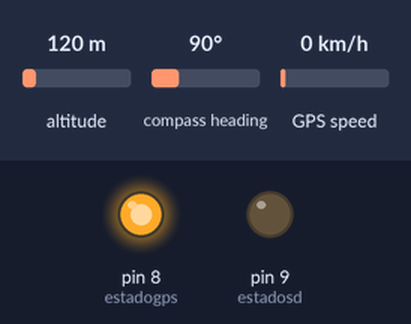
Bench run of a sketch on a simulated Arduino Uno, built with avr-gcc and run on an emulated ATmega328P. Shown: output pins drawn as LEDs (lit = HIGH). The test bench sets the inputs (shaded band); at power-on: altitude 120 m, compass heading 90°, GPS speed 0 km/h. Storage starts empty; the GPS gets a fix after 3 s at 37.7749, -122.4194 with 8 satellites; what the sketch prints to the serial monitor is not drawn.

Above: at 0.1 s.
At 4.1 s:
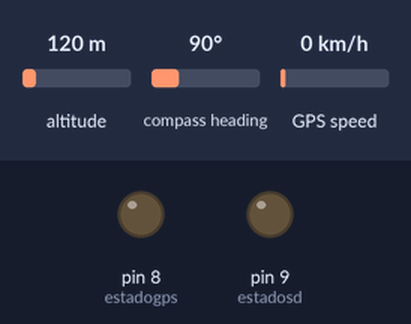
Timing chart, 0 to 5.6 s (numbered marks = the images above):
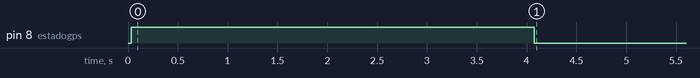

Measured:
- by itself, pin 8 (estadogps): LOW → HIGH at 0.03 s, → LOW 4.0 s later

The sketch:

GPS_CON_SD.ino
```cpp
/* Conexiones SD:
 ** MOSI - pin 11
 ** MISO - pin 12
 ** CLK - pin 13
 ** CS - pin 5
 */

 /*Conexiones GPS:
  * RX - Pin4
  * TX - Pin3
  */

#include <SPI.h>
#include <SD.h>
#include <TinyGPS++.h>
#include <SoftwareSerial.h>
static const int RXPin = 4, TXPin = 3;
static const uint32_t GPSBaud = 9600;
int estadogps =8;
int estadosd=9;

TinyGPSPlus gps;
File myFile;

// Conexion serial para GPS
SoftwareSerial ss(RXPin, TXPin);

void setup()
{
  pinMode(estadosd,OUTPUT);
  pinMode(estadogps,OUTPUT);

  if (!SD.begin(5)) { //ERROR INICIALIZANDO SD
    Serial.println("Inicializacion fallida!");
    digitalWrite(estadosd,HIGH);
  }

  Serial.begin(9600);
  ss.begin(GPSBaud);
}

void loop()
{
  // This sketch displays information every time a new sentence is correctly encoded.
  while (ss.available() > 0)
    if (gps.encode(ss.read())){
      escribirdatos();
      delay(3000);
    }

  if (millis() > 5000 && gps.charsProcessed() < 10)
  {
    digitalWrite(estadogps,HIGH);
    Serial.println(F("No GPS detected: check wiring."));
    while(true);
  }
}

void escribirdatos(){
  //Serial.println(F("Localizacion: "));
  if (gps.location.isValid()){
      myFile = SD.open("GPS2.txt", FILE_WRITE);
       if (myFile){
          myFile.print(gps.location.lat(), 6);
          myFile.print(F(","));
          myFile.print(gps.location.lng(), 6);
          myFile.print(F(","));
          digitalWrite(estadosd,LOW);
          digitalWrite(estadogps,LOW);
      }
      else{
          digitalWrite(estadosd,HIGH);
          Serial.println(F("Fallo al abrir archivo"));
          delay(1000);
      }

    Serial.print(gps.location.lat(), 6);
    Serial.print(F(","));
    Serial.print(gps.location.lng(), 6);

  }
  else{
    Serial.print(F("Localizacion invalida"));
    digitalWrite(estadogps,HIGH);
    delay(1000);
  }

  Serial.print(F("  Fecha/hora: "));
  if (gps.date.isValid())
  {
    myFile.print(gps.date.day());
    myFile.print(F("/"));
    myFile.print(gps.date.month());
    myFile.print(F("/"));
    myFile.print(gps.date.year());
    Serial.print(gps.date.day());
    Serial.print(F("/"));
    Serial.print(gps.date.month());
    Serial.print(F("/"));
    Serial.print(gps.date.year());

  }
  else
  {
    Serial.print(F("Fecha invalida"));
  }

  Serial.print(F(" "));
  if (gps.time.isValid())
  {
    if (gps.time.hour() < 10) Serial.print(F("0"));
    myFile.print(F(","));
    myFile.print(gps.time.hour());
    myFile.print(F(":"));
    if (gps.time.minute() < 10) Serial.print(F("0"));
    myFile.print(gps.time.minute());
    myFile.print(F(":"));
    if (gps.time.second() < 10) Serial.print(F("0"));
    myFile.print(gps.time.second());
    myFile.print(F("."));
    //if (gps.time.centisecond() < 10) Serial.print(F("0"));
    //Serial.print(gps.time.centisecond());
    //myFile.print("Velocidad: ");
    //myFile.print(gps.speed.kmph());
    //myFile.print(" Satelites: ");
    myFile.print(F(","));
    myFile.print(gps.satellites.value());

  }
  else{
    Serial.print(F("Hora invalida"));
  }

  myFile.println(" ");
  myFile.close();
}
```
